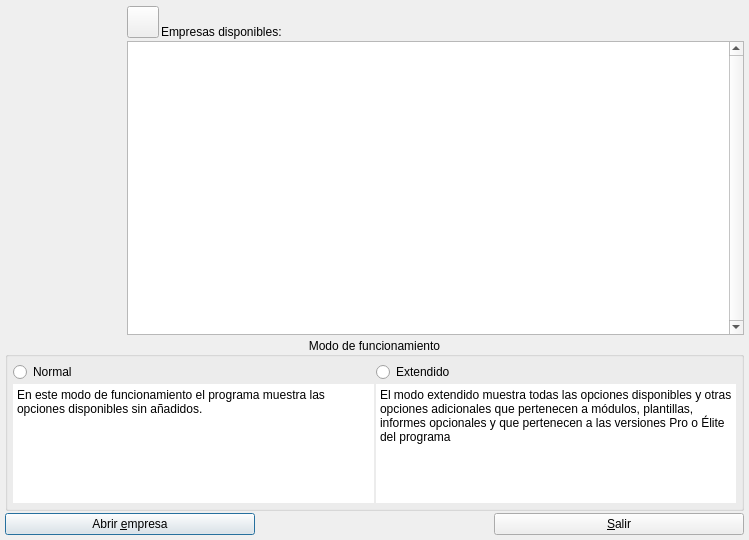
<?xml version="1.0" encoding="UTF-8"?>
<ui version="4.0">
 <class>BlCompanyDialogBase</class>
 <widget class="QDialog" name="BlCompanyDialogBase">
  <property name="geometry">
   <rect>
    <x>0</x>
    <y>0</y>
    <width>749</width>
    <height>540</height>
   </rect>
  </property>
  <property name="sizePolicy">
   <sizepolicy hsizetype="Expanding" vsizetype="Expanding">
    <horstretch>0</horstretch>
    <verstretch>0</verstretch>
   </sizepolicy>
  </property>
  <property name="minimumSize">
   <size>
    <width>390</width>
    <height>210</height>
   </size>
  </property>
  <property name="windowTitle">
   <string>Seleccione una empresa</string>
  </property>
  <property name="windowIcon">
   <iconset resource="../../bulmages.qrc">
    <normaloff>:/Images/company-list.png</normaloff>:/Images/company-list.png</iconset>
  </property>
  <property name="toolTip">
   <string>Seleccione una empresa</string>
  </property>
  <property name="modal">
   <bool>true</bool>
  </property>
  <layout class="QGridLayout" name="gridLayout_2">
   <item row="2" column="0">
    <widget class="QGroupBox" name="mui_groupbox">
     <property name="title">
      <string>Modo de funcionamiento</string>
     </property>
     <property name="alignment">
      <set>Qt::AlignCenter</set>
     </property>
     <layout class="QHBoxLayout" name="horizontalLayout_3">
      <item>
       <layout class="QGridLayout" name="gridLayout">
        <item row="0" column="0">
         <widget class="QRadioButton" name="mui_checkNormal">
          <property name="text">
           <string>Normal</string>
          </property>
         </widget>
        </item>
        <item row="0" column="1">
         <widget class="QRadioButton" name="mui_checkExtended">
          <property name="text">
           <string>Extendido</string>
          </property>
         </widget>
        </item>
        <item row="1" column="1">
         <widget class="QTextBrowser" name="textBrowser">
          <property name="frameShape">
           <enum>QFrame::NoFrame</enum>
          </property>
          <property name="frameShadow">
           <enum>QFrame::Plain</enum>
          </property>
          <property name="html">
           <string>&lt;!DOCTYPE HTML PUBLIC &quot;-//W3C//DTD HTML 4.0//EN&quot; &quot;http://www.w3.org/TR/REC-html40/strict.dtd&quot;&gt;
&lt;html&gt;&lt;head&gt;&lt;meta name=&quot;qrichtext&quot; content=&quot;1&quot; /&gt;&lt;style type=&quot;text/css&quot;&gt;
p, li { white-space: pre-wrap; }
&lt;/style&gt;&lt;/head&gt;&lt;body style=&quot; font-family:'Sans Serif'; font-size:9pt; font-weight:400; font-style:normal;&quot;&gt;
&lt;p style=&quot; margin-top:0px; margin-bottom:0px; margin-left:0px; margin-right:0px; -qt-block-indent:0; text-indent:0px;&quot;&gt;El modo extendido muestra todas las opciones disponibles y otras opciones adicionales que pertenecen a módulos, plantillas, informes opcionales y que pertenecen a las versiones Pro o Élite del programa&lt;/p&gt;&lt;/body&gt;&lt;/html&gt;</string>
          </property>
         </widget>
        </item>
        <item row="1" column="0">
         <widget class="QTextBrowser" name="textBrowser_2">
          <property name="frameShape">
           <enum>QFrame::NoFrame</enum>
          </property>
          <property name="frameShadow">
           <enum>QFrame::Plain</enum>
          </property>
          <property name="html">
           <string>&lt;!DOCTYPE HTML PUBLIC &quot;-//W3C//DTD HTML 4.0//EN&quot; &quot;http://www.w3.org/TR/REC-html40/strict.dtd&quot;&gt;
&lt;html&gt;&lt;head&gt;&lt;meta name=&quot;qrichtext&quot; content=&quot;1&quot; /&gt;&lt;style type=&quot;text/css&quot;&gt;
p, li { white-space: pre-wrap; }
&lt;/style&gt;&lt;/head&gt;&lt;body style=&quot; font-family:'Sans Serif'; font-size:9pt; font-weight:400; font-style:normal;&quot;&gt;
&lt;p style=&quot; margin-top:0px; margin-bottom:0px; margin-left:0px; margin-right:0px; -qt-block-indent:0; text-indent:0px;&quot;&gt;En este modo de funcionamiento el programa muestra las opciones disponibles sin añadidos.&lt;/p&gt;&lt;/body&gt;&lt;/html&gt;</string>
          </property>
         </widget>
        </item>
       </layout>
      </item>
     </layout>
    </widget>
   </item>
   <item row="0" column="0">
    <layout class="QHBoxLayout" name="horizontalLayout_4">
     <property name="sizeConstraint">
      <enum>QLayout::SetFixedSize</enum>
     </property>
     <item>
      <widget class="BlClickableLabel" name="mui_logoBges">
       <property name="sizePolicy">
        <sizepolicy hsizetype="Fixed" vsizetype="Fixed">
         <horstretch>0</horstretch>
         <verstretch>0</verstretch>
        </sizepolicy>
       </property>
       <property name="minimumSize">
        <size>
         <width>120</width>
         <height>330</height>
        </size>
       </property>
       <property name="maximumSize">
        <size>
         <width>120</width>
         <height>330</height>
        </size>
       </property>
       <property name="text">
        <string/>
       </property>
       <property name="pixmap">
        <pixmap resource="../../bulmagesplus.qrc">:/imagesplus/images/bulmagesplus/bulmagesplus_logo_vertical.png</pixmap>
       </property>
      </widget>
     </item>
     <item>
      <layout class="QVBoxLayout" name="verticalLayout">
       <item>
        <layout class="QHBoxLayout" name="horizontalLayout">
         <item>
          <widget class="QToolButton" name="mui_actualizar">
           <property name="minimumSize">
            <size>
             <width>32</width>
             <height>32</height>
            </size>
           </property>
           <property name="maximumSize">
            <size>
             <width>32</width>
             <height>32</height>
            </size>
           </property>
           <property name="toolTip">
            <string>Actualizar listado</string>
           </property>
           <property name="whatsThis">
            <string>Actualizar listado de empresas</string>
           </property>
           <property name="text">
            <string/>
           </property>
           <property name="icon">
            <iconset resource="../../bulmages.qrc">
             <normaloff>:/Images/view-refresh.png</normaloff>:/Images/view-refresh.png</iconset>
           </property>
           <property name="iconSize">
            <size>
             <width>32</width>
             <height>32</height>
            </size>
           </property>
           <property name="shortcut">
            <string>Ctrl+N</string>
           </property>
          </widget>
         </item>
         <item>
          <widget class="QLabel" name="label">
           <property name="sizePolicy">
            <sizepolicy hsizetype="Preferred" vsizetype="Ignored">
             <horstretch>0</horstretch>
             <verstretch>0</verstretch>
            </sizepolicy>
           </property>
           <property name="text">
            <string>Empresas disponibles:</string>
           </property>
           <property name="alignment">
            <set>Qt::AlignBottom|Qt::AlignLeading|Qt::AlignLeft</set>
           </property>
          </widget>
         </item>
         <item>
          <widget class="QFrame" name="mui_plugbotones">
           <property name="sizePolicy">
            <sizepolicy hsizetype="Minimum" vsizetype="Ignored">
             <horstretch>0</horstretch>
             <verstretch>0</verstretch>
            </sizepolicy>
           </property>
           <property name="frameShape">
            <enum>QFrame::NoFrame</enum>
           </property>
           <property name="frameShadow">
            <enum>QFrame::Plain</enum>
           </property>
           <property name="lineWidth">
            <number>0</number>
           </property>
          </widget>
         </item>
         <item>
          <spacer>
           <property name="orientation">
            <enum>Qt::Horizontal</enum>
           </property>
           <property name="sizeType">
            <enum>QSizePolicy::Expanding</enum>
           </property>
           <property name="sizeHint" stdset="0">
            <size>
             <width>101</width>
             <height>34</height>
            </size>
           </property>
          </spacer>
         </item>
        </layout>
       </item>
       <item>
        <widget class="QTableWidget" name="mui_empresas">
         <property name="sizePolicy">
          <sizepolicy hsizetype="Expanding" vsizetype="MinimumExpanding">
           <horstretch>0</horstretch>
           <verstretch>0</verstretch>
          </sizepolicy>
         </property>
         <property name="focusPolicy">
          <enum>Qt::StrongFocus</enum>
         </property>
         <property name="contextMenuPolicy">
          <enum>Qt::NoContextMenu</enum>
         </property>
         <property name="verticalScrollBarPolicy">
          <enum>Qt::ScrollBarAlwaysOn</enum>
         </property>
         <property name="editTriggers">
          <set>QAbstractItemView::NoEditTriggers</set>
         </property>
         <property name="tabKeyNavigation">
          <bool>false</bool>
         </property>
         <property name="alternatingRowColors">
          <bool>true</bool>
         </property>
         <property name="selectionMode">
          <enum>QAbstractItemView::SingleSelection</enum>
         </property>
         <property name="selectionBehavior">
          <enum>QAbstractItemView::SelectRows</enum>
         </property>
         <property name="horizontalScrollMode">
          <enum>QAbstractItemView::ScrollPerPixel</enum>
         </property>
         <property name="showGrid">
          <bool>false</bool>
         </property>
         <property name="gridStyle">
          <enum>Qt::NoPen</enum>
         </property>
         <property name="sortingEnabled">
          <bool>true</bool>
         </property>
        </widget>
       </item>
      </layout>
     </item>
    </layout>
   </item>
   <item row="4" column="0">
    <layout class="QHBoxLayout" name="horizontalLayout_2">
     <item>
      <widget class="QPushButton" name="mui_aceptar">
       <property name="sizePolicy">
        <sizepolicy hsizetype="Expanding" vsizetype="Fixed">
         <horstretch>0</horstretch>
         <verstretch>0</verstretch>
        </sizepolicy>
       </property>
       <property name="minimumSize">
        <size>
         <width>250</width>
         <height>0</height>
        </size>
       </property>
       <property name="focusPolicy">
        <enum>Qt::StrongFocus</enum>
       </property>
       <property name="contextMenuPolicy">
        <enum>Qt::NoContextMenu</enum>
       </property>
       <property name="text">
        <string>Abrir &amp;empresa</string>
       </property>
       <property name="autoDefault">
        <bool>true</bool>
       </property>
       <property name="default">
        <bool>true</bool>
       </property>
      </widget>
     </item>
     <item>
      <spacer name="horizontalSpacer_2">
       <property name="orientation">
        <enum>Qt::Horizontal</enum>
       </property>
       <property name="sizeHint" stdset="0">
        <size>
         <width>40</width>
         <height>20</height>
        </size>
       </property>
      </spacer>
     </item>
     <item>
      <widget class="QPushButton" name="mui_cancelar">
       <property name="sizePolicy">
        <sizepolicy hsizetype="Preferred" vsizetype="Fixed">
         <horstretch>0</horstretch>
         <verstretch>0</verstretch>
        </sizepolicy>
       </property>
       <property name="minimumSize">
        <size>
         <width>250</width>
         <height>0</height>
        </size>
       </property>
       <property name="focusPolicy">
        <enum>Qt::StrongFocus</enum>
       </property>
       <property name="contextMenuPolicy">
        <enum>Qt::NoContextMenu</enum>
       </property>
       <property name="text">
        <string>&amp;Salir</string>
       </property>
       <property name="autoDefault">
        <bool>false</bool>
       </property>
      </widget>
     </item>
    </layout>
   </item>
   <item row="3" column="0">
    <spacer name="verticalSpacer">
     <property name="orientation">
      <enum>Qt::Vertical</enum>
     </property>
     <property name="sizeHint" stdset="0">
      <size>
       <width>20</width>
       <height>40</height>
      </size>
     </property>
    </spacer>
   </item>
  </layout>
  <zorder>mui_groupbox</zorder>
 </widget>
 <layoutdefault spacing="2" margin="5"/>
 <customwidgets>
  <customwidget>
   <class>BlClickableLabel</class>
   <extends>QLabel</extends>
   <header>blclickablelabel.h</header>
  </customwidget>
 </customwidgets>
 <tabstops>
  <tabstop>mui_empresas</tabstop>
  <tabstop>mui_aceptar</tabstop>
  <tabstop>mui_cancelar</tabstop>
 </tabstops>
 <includes>
  <include location="local">local_blI18n.h</include>
 </includes>
 <resources>
  <include location="../../bulmages.qrc"/>
  <include location="../../bulmagesplus.qrc"/>
 </resources>
 <connections/>
</ui>
